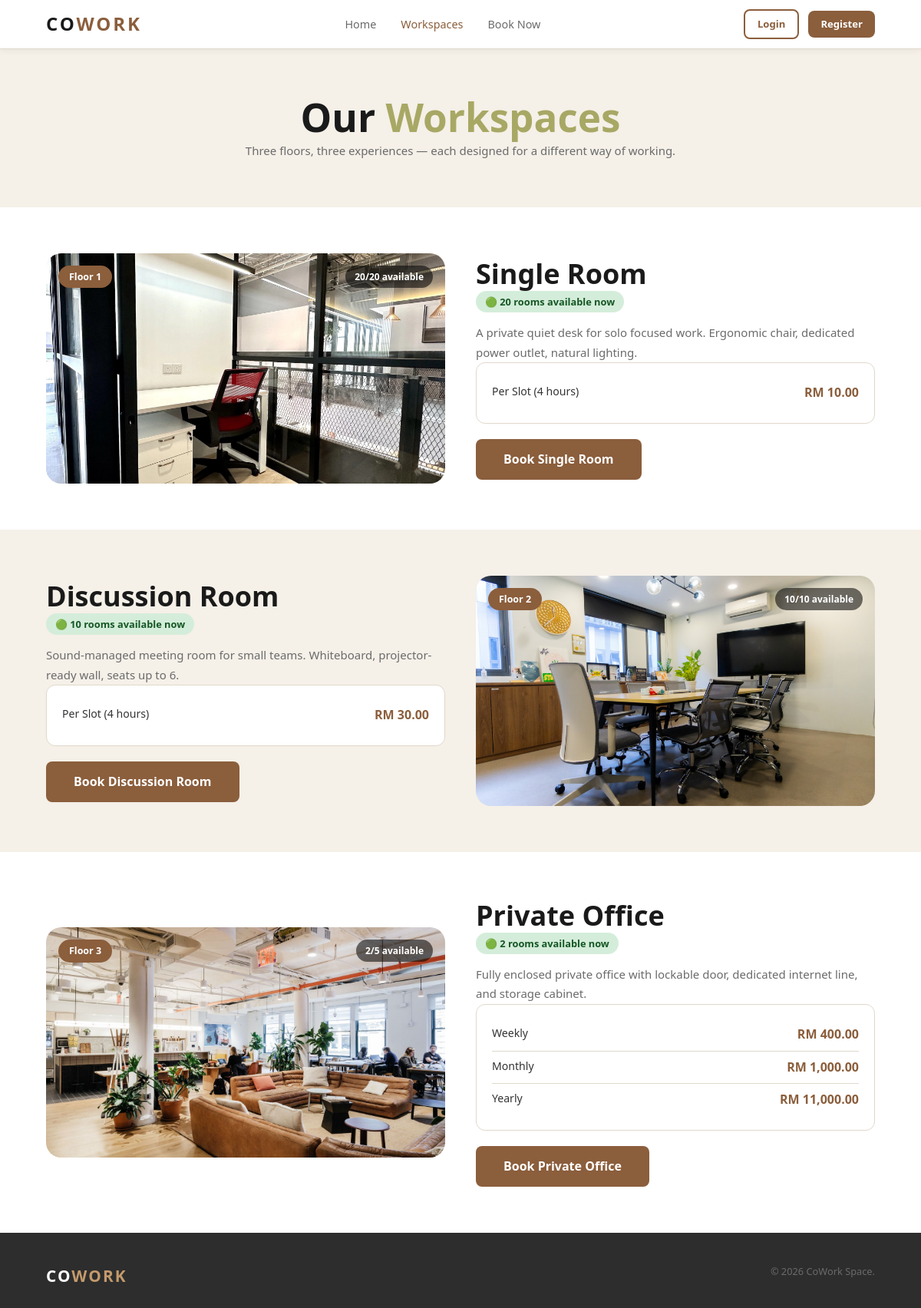
Screenshot of /workspace_list.php with the database file from the repository.
### tables this page shows
CREATE TABLE `zone` (
  `zone_id` int(11) NOT NULL,
  `zone_name` varchar(50) NOT NULL,
  `description` text DEFAULT NULL,
  `floor` tinyint(4) NOT NULL DEFAULT 1,
  `capacity` tinyint(4) NOT NULL DEFAULT 1,
  `price_slot` decimal(10,2) DEFAULT NULL COMMENT 'price per 4-hr slot',
  `price_week` decimal(10,2) DEFAULT NULL,
  `price_month` decimal(10,2) DEFAULT NULL,
  `price_year` decimal(10,2) DEFAULT NULL
);

### auth.php (called while the page is built, shortened)
<?php
function isLoggedIn(): bool { return isset($_SESSION['user_id']); }

### workspace_list.php (the view, shortened to what this page needs)
<?php
require_once 'auth.php';
require_once 'db.php';
$loggedIn    = isLoggedIn();
$userName    = $loggedIn ? htmlspecialchars($_SESSION['user_name']) : '';
$userInitial = $loggedIn ? strtoupper($userName[0]) : '';
$types = mysqli_fetch_all(mysqli_query($conn,
    "SELECT z.*,
        COUNT(w.workspace_id) AS total_rooms,
        SUM(
            w.status = 'available'
            AND NOT EXISTS (
                SELECT 1 FROM booking b
                WHERE b.workspace_id = w.workspace_id
                  AND b.status IN ('active','Pending CheckIn')
                  AND NOW() BETWEEN b.start_time AND b.end_time
            )
        ) AS avail_rooms
     FROM zone z
     LEFT JOIN workspace w ON w.zone_id = z.zone_id
     GROUP BY z.zone_id
     ORDER BY z.floor"), MYSQLI_ASSOC);
?>
<!DOCTYPE html>
<html lang="en">
<head>
<link rel="stylesheet" href="style.css">
</head>
<body>
<nav class="navbar">
  <a href="home.php" class="navbar-logo">CO<span>WORK</span></a>
  <ul class="navbar-links">
    <li><a href="home.php">Home</a></li>
    <li><a href="workspace_list.php" style="color:var(--brown)">Workspaces</a></li>
    <li><a href="booking_form.php">Book Now</a></li>
  </ul>
  <div class="navbar-actions">
    <?php if ($loggedIn): ?>
      <div class="user-dropdown">
        <div class="user-pill" onclick="toggleDropdown(event)">
          <div class="avatar"><?= $userInitial ?></div>
          <span><?= $userName ?></span>
          <span class="arrow">▼</span>
        </div>
        <div class="dropdown-menu" id="userMenu">
          <a href="settings.php">⚙️ Account Settings</a>
          <div class="dropdown-divider"></div>
          <script src="dropdown.js"></script>
      <a href="logout.php" class="btn btn-outline btn-sm">Logout</a>
    <?php else: ?>
      <a href="login.php"    class="btn btn-outline btn-sm">Login</a>
      <a href="register.php" class="btn btn-primary  btn-sm">Register</a>
    <?php endif; ?>
  </div>
</nav>
<div class="ws-hero">
  <h1>Our <span>Workspaces</span></h1>
  <p>Three floors, three experiences — each designed for a different way of working.</p>
</div>
<?php
$imgs = [1=>'assets/Single.jpg', 2=>'assets/Discussion.jpg', 3=>'assets/Office.jpg'];
foreach ($types as $i => $t):
    $rev   = $i % 2 === 1 ? 'rev' : '';
    $img   = $imgs[$t['floor']] ?? 'assets/gallery1.jpg';
    $avail = (int)$t['avail_rooms'];
    $total = (int)$t['total_rooms'];
    $zoneSlug = strtolower(str_replace(' ','-',$t['zone_name']));
?>
<section class="ws-block" id="<?= $zoneSlug ?>">
  <div class="ws-row <?= $rev ?>">
    <div class="ws-img">
      <img src="<?= $img ?>" alt="<?= htmlspecialchars($t['zone_name']) ?>">
      <span class="floor-tag">Floor <?= $t['floor'] ?></span>
      <span class="avail-tag"><?= $avail ?>/<?= $total ?> available</span>
    </div>
    <div class="ws-info">
      <h2><?= htmlspecialchars($t['zone_name']) ?></h2>
      <span class="avail-pill">🟢 <?= $avail ?> room<?= $avail !== 1 ? 's' : '' ?> available now</span>
      <p><?= htmlspecialchars($t['description'] ?? '') ?></p>
      <div class="price-card">
        <?php if ($t['price_slot']): ?>
          <div class="prow"><span>Per Slot (4 hours)</span><span class="pr">RM <?= number_format($t['price_slot'],2) ?></span></div>
        <?php endif; ?>
        <?php if ($t['price_week']): ?>
          <div class="prow"><span>Weekly</span> <span class="pr">RM <?= number_format($t['price_week'],2) ?></span></div>
        <?php endif; ?>
        <?php if ($t['price_month']): ?>
          <div class="prow"><span>Monthly</span><span class="pr">RM <?= number_format($t['price_month'],2) ?></span></div>
        <?php endif; ?>
        <?php if ($t['price_year']): ?>
          <div class="prow"><span>Yearly</span> <span class="pr">RM <?= number_format($t['price_year'],2) ?></span></div>
        <?php endif; ?>
      </div>
      <a href="booking_form.php?zone_id=<?= $t['zone_id'] ?>" class="btn btn-primary btn-lg">
        Book <?= htmlspecialchars($t['zone_name']) ?>
      </a>
    </div>
  </div>
</section>
<?php endforeach; ?>
<footer>
  <div><div class="logo">CO<span style="color:var(--brown-light)">WORK</span></div></div>
  <p style="font-size:.8rem">&copy; <?= date('Y') ?> CoWork Space.</p>
</footer>
</body>
</html>

### style.css (style rules this page uses)
*, *::before, *::after { box-sizing: border-box; margin: 0; padding: 0; scroll-behavior: smooth;list-style: none; }
:root { --brown: #8B5E3C; --brown-dark: #6B4423; --brown-light: #C49A6C; --olive: #7C7C45; --olive-light: #A8A865; --cream: #F5F0E8; --cream-dark: #EDE6D8; --white: #FFFFFF; --dark: #1A1A1A; --dark-2: #2D2D2D; --text: #333333; --text-muted: #6B6B6B; --text-light: #999999; --border: #E0D8CC; --shadow-sm: 0 2px 8px rgba(0,0,0,0.06); --shadow-md: 0 4px 20px rgba(0,0,0,0.10); --shadow-lg: 0 8px 40px rgba(0,0,0,0.14); --radius: 12px; --radius-sm: 8px; --radius-lg: 20px; --font: 'Segoe UI', system-ui, -apple-system, sans-serif; --transition: 0.25s ease; }
body { font-family: var(--font); color: var(--text); background: var(--white); line-height: 1.6; font-size: 15px; }
h1, h2, h3, h4 { font-weight: 700; line-height: 1.25; color: var(--dark); }
h1 { font-size: clamp(2rem, 5vw, 3.2rem); }
h2 { font-size: clamp(1.6rem, 3vw, 2.4rem); }
p { color: var(--text-muted); line-height: 1.7; }
a { text-decoration: none; color: inherit; }
.navbar { position: fixed; top: 0; left: 0; right: 0; z-index: 1000; display: flex; align-items: center; justify-content: space-between; padding: 0 5%; height: 64px; background: rgba(255,255,255,0.97); border-bottom: 1px solid var(--border); backdrop-filter: blur(8px); box-shadow: var(--shadow-sm); }
.navbar-logo { font-size: 1.5rem; font-weight: 800; letter-spacing: 0.12em; color: var(--dark); text-transform: uppercase; }
.navbar-logo span { color: var(--brown); }
.navbar-links { display: flex; align-items: center; gap: 32px; list-style: none; }
.navbar-links a { font-size: 0.9rem; font-weight: 500; color: var(--text-muted); transition: color var(--transition); }
.navbar-links li a { position: relative; }
.navbar-links li a::before { position: absolute; content: ''; width: 0; height: 5px; top: 25px; left: 0; border-radius: 1rem; transition: 0.3s ease-in-out; background: linear-gradient(to right, #814b04, #f1a63d); }
.navbar-actions { display: flex; align-items: center; gap: 12px; }
.btn { display: inline-flex; align-items: center; justify-content: center; gap: 8px; padding: 10px 24px; border: none; border-radius: var(--radius-sm); font-size: 0.9rem; font-weight: 600; cursor: pointer; transition: all var(--transition); text-decoration: none; }
.btn-primary { background: var(--brown); color: #fff; }
.btn-outline { background: transparent; color: var(--brown); border: 2px solid var(--brown); }
.btn-sm { padding: 7px 16px; font-size: 0.82rem; }
.btn-lg { padding: 14px 36px; font-size: 1rem; }
footer { background: var(--dark-2); color: rgba(255,255,255,0.7); padding: 40px 5% 24px; display: flex; flex-wrap: wrap; justify-content: space-between; gap: 20px; }
footer .logo { font-size: 1.3rem; font-weight: 800; color: #fff; letter-spacing: 0.1em; }
footer p { font-size: 0.82rem; }

### workspace_list.php (style rules this page uses)
.ws-hero { padding:120px 5% 60px;background:var(--cream);text-align:center }
.ws-hero h1 span { color:var(--olive-light) }
.ws-block { padding:60px 5% }
.ws-block:nth-child(even) { background:var(--cream) }
.ws-row { display:grid;grid-template-columns:1fr 1fr;gap:40px;align-items:center;max-width:1100px;margin:0 auto }
.ws-row.rev { direction:rtl }
.ws-row.rev>* { direction:ltr }
.ws-img { border-radius:var(--radius-lg);overflow:hidden;height:300px;background:var(--cream-dark);position:relative }
.ws-img img { width:100%;height:100%;object-fit:cover;display:block }
.floor-tag { position:absolute;top:16px;left:16px;background:var(--brown);color:#fff; padding:5px 14px;border-radius:999px;font-size:.78rem;font-weight:700 }
.avail-tag { position:absolute;top:16px;right:16px;background:rgba(0,0,0,.55);color:#fff; padding:5px 12px;border-radius:999px;font-size:.75rem;font-weight:600 }
.avail-pill { display:inline-block;background:#d4edda;color:#155724; padding:4px 12px;border-radius:999px;font-size:.8rem;font-weight:600;margin-bottom:14px }
.price-card { background:var(--white);border:1px solid var(--border); border-radius:var(--radius);padding:18px 20px;margin-bottom:20px }
.prow { display:flex;justify-content:space-between;padding:8px 0; border-bottom:1px solid var(--border);font-size:.88rem }
.prow:last-child { border-bottom:none }
.prow .pr { font-weight:800;color:var(--brown);font-size:1rem }

### rows the page displays
zone: shows a picture, floor "1", avail "20", total "20", zone_name "Single Room", description "A private quiet desk for solo focused work. Ergonomic chair, dedicated power outlet, natural lighting.", price_slot "10.00"
zone: shows a picture, floor "2", avail "10", total "10", zone_name "Discussion Room", description "Sound-managed meeting room for small teams. Whiteboard, projector-ready wall, seats up to 6.", price_slot "30.00"
zone: shows a picture, floor "3", avail "2", total "5", zone_name "Private Office", description "Fully enclosed private office with lockable door, dedicated internet line, and storage cabinet.", price_week "400.00", price_month "1,000.00", price_year "11,000.00"
